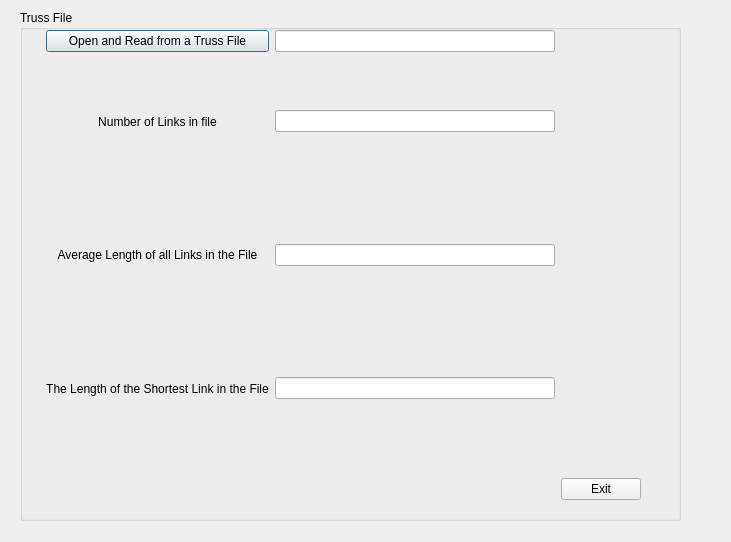
<?xml version="1.0" encoding="UTF-8"?>
<ui version="4.0">
 <class>dialog</class>
 <widget class="QDialog" name="dialog">
  <property name="geometry">
   <rect>
    <x>0</x>
    <y>0</y>
    <width>731</width>
    <height>542</height>
   </rect>
  </property>
  <property name="windowTitle">
   <string>Truss Reader</string>
  </property>
  <widget class="QGroupBox" name="groupBox">
   <property name="geometry">
    <rect>
     <x>20</x>
     <y>10</y>
     <width>661</width>
     <height>511</height>
    </rect>
   </property>
   <property name="title">
    <string>Truss File</string>
   </property>
   <widget class="QWidget" name="gridLayoutWidget_2">
    <property name="geometry">
     <rect>
      <x>20</x>
      <y>20</y>
      <width>601</width>
      <height>470</height>
     </rect>
    </property>
    <layout class="QGridLayout" name="gridLayout_2">
     <item row="2" column="2">
      <widget class="QLineEdit" name="num_links">
       <property name="sizePolicy">
        <sizepolicy hsizetype="MinimumExpanding" vsizetype="Fixed">
         <horstretch>0</horstretch>
         <verstretch>0</verstretch>
        </sizepolicy>
       </property>
      </widget>
     </item>
     <item row="1" column="1">
      <widget class="QPushButton" name="Start_butt">
       <property name="text">
        <string>Open and Read from a Truss File</string>
       </property>
      </widget>
     </item>
     <item row="1" column="2">
      <widget class="QLineEdit" name="File_out">
       <property name="sizePolicy">
        <sizepolicy hsizetype="MinimumExpanding" vsizetype="Fixed">
         <horstretch>0</horstretch>
         <verstretch>0</verstretch>
        </sizepolicy>
       </property>
      </widget>
     </item>
     <item row="2" column="1">
      <widget class="QLabel" name="label_2">
       <property name="sizePolicy">
        <sizepolicy hsizetype="Minimum" vsizetype="MinimumExpanding">
         <horstretch>0</horstretch>
         <verstretch>0</verstretch>
        </sizepolicy>
       </property>
       <property name="text">
        <string>Number of Links in file</string>
       </property>
       <property name="alignment">
        <set>Qt::AlignCenter</set>
       </property>
      </widget>
     </item>
     <item row="3" column="2">
      <widget class="QLineEdit" name="ave_link">
       <property name="sizePolicy">
        <sizepolicy hsizetype="MinimumExpanding" vsizetype="Fixed">
         <horstretch>0</horstretch>
         <verstretch>0</verstretch>
        </sizepolicy>
       </property>
      </widget>
     </item>
     <item row="3" column="1">
      <widget class="QLabel" name="label_3">
       <property name="sizePolicy">
        <sizepolicy hsizetype="Minimum" vsizetype="MinimumExpanding">
         <horstretch>0</horstretch>
         <verstretch>0</verstretch>
        </sizepolicy>
       </property>
       <property name="text">
        <string>Average Length of all Links in the File</string>
       </property>
       <property name="alignment">
        <set>Qt::AlignCenter</set>
       </property>
      </widget>
     </item>
     <item row="4" column="1">
      <widget class="QLabel" name="label_4">
       <property name="sizePolicy">
        <sizepolicy hsizetype="Minimum" vsizetype="MinimumExpanding">
         <horstretch>0</horstretch>
         <verstretch>0</verstretch>
        </sizepolicy>
       </property>
       <property name="text">
        <string>The Length of the Shortest Link in the File</string>
       </property>
       <property name="alignment">
        <set>Qt::AlignCenter</set>
       </property>
      </widget>
     </item>
     <item row="4" column="2">
      <widget class="QLineEdit" name="Length_out">
       <property name="sizePolicy">
        <sizepolicy hsizetype="MinimumExpanding" vsizetype="Fixed">
         <horstretch>0</horstretch>
         <verstretch>0</verstretch>
        </sizepolicy>
       </property>
      </widget>
     </item>
     <item row="5" column="0" colspan="3">
      <spacer name="horizontalSpacer">
       <property name="orientation">
        <enum>Qt::Horizontal</enum>
       </property>
       <property name="sizeHint" stdset="0">
        <size>
         <width>40</width>
         <height>20</height>
        </size>
       </property>
      </spacer>
     </item>
     <item row="2" column="3" rowspan="4">
      <spacer name="verticalSpacer">
       <property name="orientation">
        <enum>Qt::Vertical</enum>
       </property>
       <property name="sizeHint" stdset="0">
        <size>
         <width>20</width>
         <height>40</height>
        </size>
       </property>
      </spacer>
     </item>
     <item row="6" column="3">
      <widget class="QPushButton" name="Exit_butt">
       <property name="text">
        <string>Exit</string>
       </property>
      </widget>
     </item>
    </layout>
   </widget>
  </widget>
 </widget>
 <resources/>
 <connections/>
</ui>
